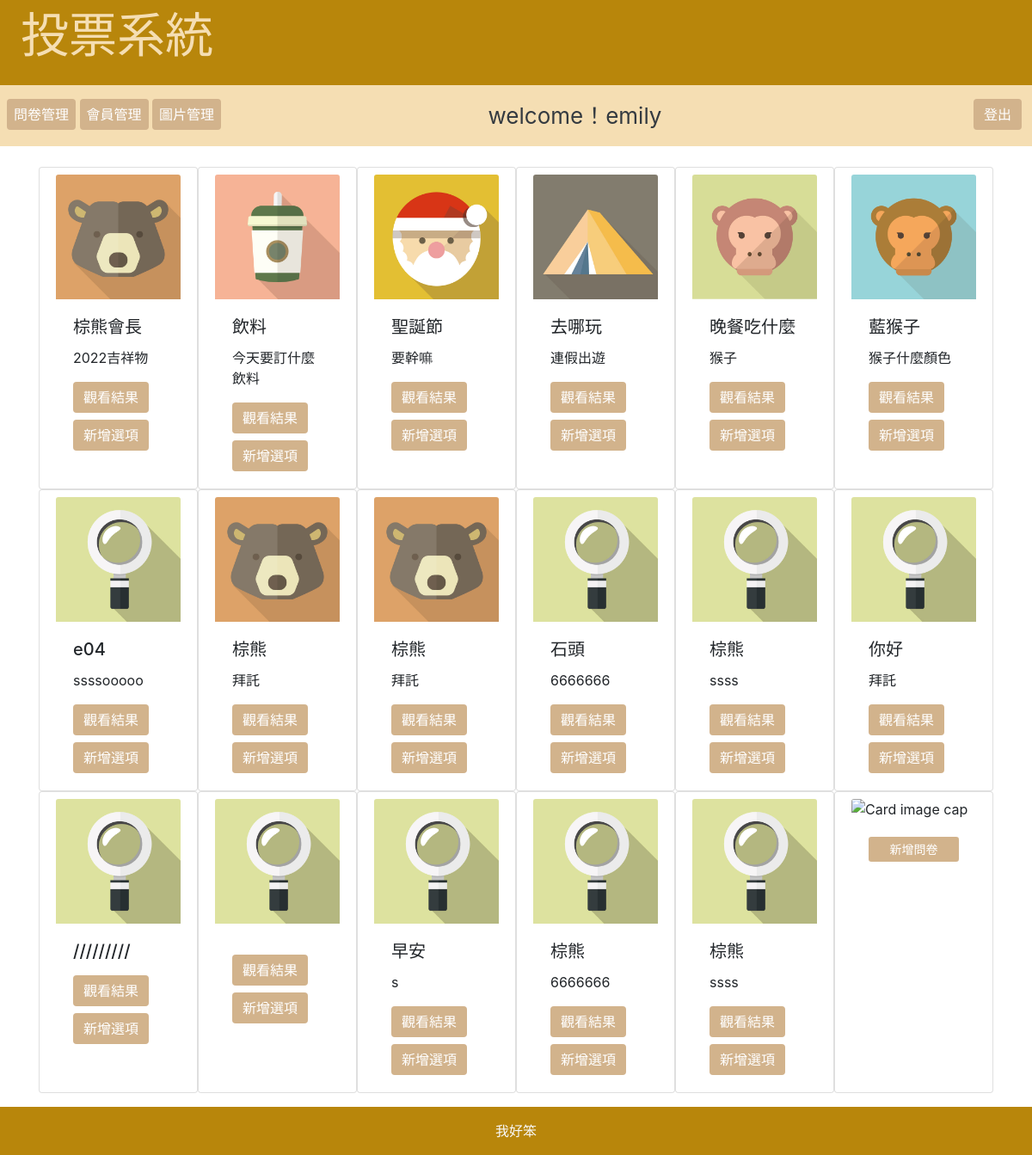
/back/index.php (signed in), run on the app's committed database.
### tables this page shows
CREATE TABLE `topics` (
  `id` int(11) UNSIGNED NOT NULL,
  `topic` varchar(128) NOT NULL DEFAULT '',
  `subtitle` text NOT NULL DEFAULT '',
  `img` text DEFAULT 'find'
);

### api/db.php (called while the page is built, shortened)
<?php
    $dsn="mysql:host=localhost;charset=utf8;dbname=mypolling";
    $pdo=new PDO($dsn,'root','');
function all($table,...$arg){
    global $pdo;
    $sql="SELECT * FROM `$table` ";
    $rows=$pdo->query($sql)->fetchAll(PDO::FETCH_ASSOC);
    return $rows;
}
?>

### back/list_manege.php (the view)
<div class="container">
    <div class="row">
        <?php
$subject= all('topics');
foreach($subject as $key => $value){
?>
        <div class="card col-2" style="width: 18rem;">
            <div class="row mr-1 ml-1 mt-2">
                <a href="?do=ad&id=<?php echo $value['id'];?>"><img class="card-img-top" src="../img/<?php echo $value['img'];?>.jpeg" alt="Card image cap">
                </a>
                <div class="card-body">
                    <h5 class="card-title">
                        <?php echo $value['topic'];?>
                    </h5>
                    <p class="card-text">
                        <?php echo $value['subtitle'];?>
                    </p>
                        <a href="../index.php?do=vote_result&id=<?php echo $value['id'];?>"><input
                                class="btn btn-info btn-md  " type="button" value="觀看結果"></input></a>
                        <br>
                        <a href="?do=edit_subject&id=<?php echo $value['id'];?>"><input class="btn btn-info btn-md mt-2"
                                type="button" value="新增選項"></input></a>
                </div>
            </div>
        </div>
        <?php
}
?>
     <div class="card col-2" style="width: 18rem;">
            <div class="row mr-1 ml-1 mt-2">
                <img class="card-img-top" src="../img/set.jpeg" alt="Card image cap">
                <div class="card-body">
                        <a href="./index.php?do=add_subject_form"><input
                                class="btn btn-info btn-sm col" type="button" value="新增問卷"></input></a>
                    </div>
                </div>
            </div>
        </div>
    </div>

### back/index.php (style rules this page uses)
.btn-info { background:#855600; background:#d2b38c; border:none; }

### data on the page
topics: img (picture), topic "棕熊會長", subtitle "2022吉祥物"
topics: img (picture), topic "飲料", subtitle "今天要訂什麼飲料"
topics: img (picture), topic "聖誕節", subtitle "要幹嘛"
topics: img (picture), topic "去哪玩", subtitle "連假出遊"
topics: img (picture), topic "晚餐吃什麼", subtitle "猴子"
topics: img (picture), topic "藍猴子", subtitle "猴子什麼顏色"
topics: img (picture), topic "e04", subtitle "ssssooooo"
topics: img (picture), topic "棕熊", subtitle "拜託"
topics: img (picture), topic "棕熊", subtitle "拜託"
topics: img (picture), topic "石頭", subtitle "6666666"
topics: img (picture), topic "棕熊", subtitle "ssss"
topics: img (picture), topic "你好", subtitle "拜託"
topics: img (picture), topic "/////////"
topics: img (picture)
topics: img (picture), topic "早安", subtitle "s"
topics: img (picture), topic "棕熊", subtitle "6666666"
topics: img (picture), topic "棕熊", subtitle "ssss"

### other printed values
$_SESSION['user'] "emily"
